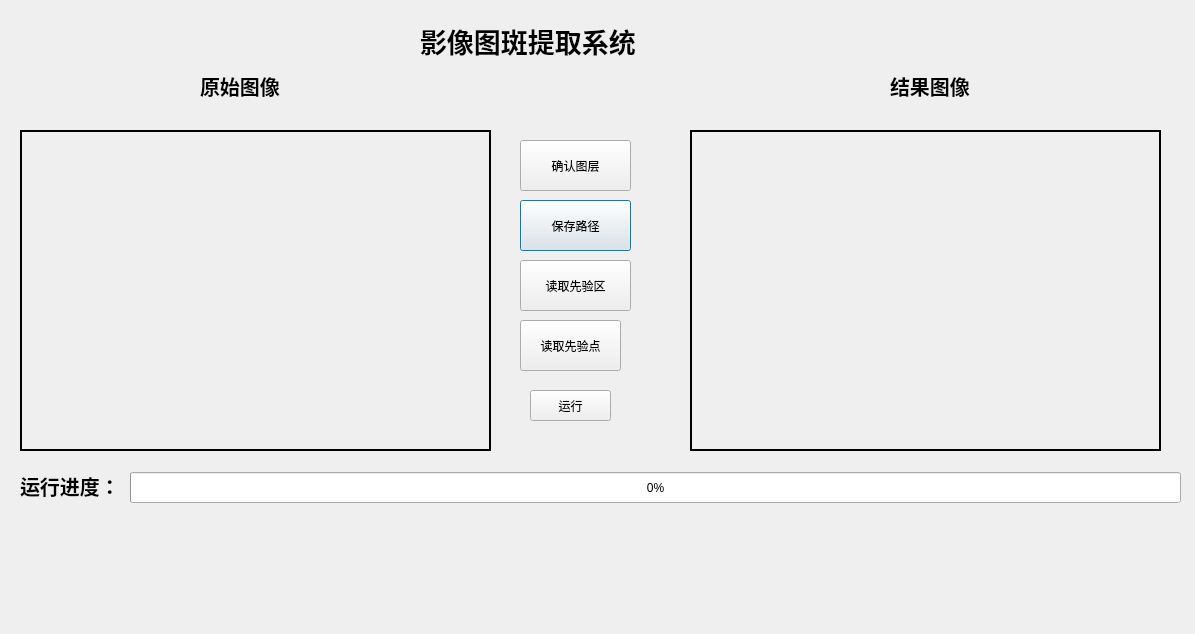
<?xml version="1.0" encoding="UTF-8"?>
<ui version="4.0">
 <class>AIDetectionDialogBase</class>
 <widget class="QDialog" name="AIDetectionDialogBase">
  <property name="geometry">
   <rect>
    <x>0</x>
    <y>0</y>
    <width>1195</width>
    <height>634</height>
   </rect>
  </property>
  <property name="windowTitle">
   <string>Artificial Intelligence Detection</string>
  </property>
  <widget class="QPushButton" name="savePath">
   <property name="geometry">
    <rect>
     <x>520</x>
     <y>200</y>
     <width>111</width>
     <height>51</height>
    </rect>
   </property>
   <property name="text">
    <string>保存路径</string>
   </property>
  </widget>
  <widget class="QPushButton" name="runModel">
   <property name="geometry">
    <rect>
     <x>530</x>
     <y>390</y>
     <width>81</width>
     <height>31</height>
    </rect>
   </property>
   <property name="text">
    <string>运行</string>
   </property>
  </widget>
  <widget class="QPushButton" name="readPoint">
   <property name="geometry">
    <rect>
     <x>520</x>
     <y>320</y>
     <width>101</width>
     <height>51</height>
    </rect>
   </property>
   <property name="text">
    <string>读取先验点</string>
   </property>
  </widget>
  <widget class="QPushButton" name="readBlock">
   <property name="geometry">
    <rect>
     <x>520</x>
     <y>260</y>
     <width>111</width>
     <height>51</height>
    </rect>
   </property>
   <property name="text">
    <string>读取先验区</string>
   </property>
  </widget>
  <widget class="QPushButton" name="selectMap">
   <property name="geometry">
    <rect>
     <x>520</x>
     <y>140</y>
     <width>111</width>
     <height>51</height>
    </rect>
   </property>
   <property name="text">
    <string>确认图层</string>
   </property>
  </widget>
  <widget class="QLabel" name="label">
   <property name="geometry">
    <rect>
     <x>420</x>
     <y>10</y>
     <width>241</width>
     <height>61</height>
    </rect>
   </property>
   <property name="font">
    <font>
     <family>Agency FB</family>
     <pointsize>20</pointsize>
     <weight>75</weight>
     <bold>true</bold>
    </font>
   </property>
   <property name="text">
    <string>影像图斑提取系统</string>
   </property>
  </widget>
  <widget class="QProgressBar" name="progressBar">
   <property name="geometry">
    <rect>
     <x>130</x>
     <y>472</y>
     <width>1051</width>
     <height>31</height>
    </rect>
   </property>
   <property name="value">
    <number>0</number>
   </property>
   <property name="textVisible">
    <bool>true</bool>
   </property>
   <property name="invertedAppearance">
    <bool>false</bool>
   </property>
   <property name="textDirection">
    <enum>QProgressBar::TopToBottom</enum>
   </property>
  </widget>
  <widget class="QLabel" name="label_2">
   <property name="geometry">
    <rect>
     <x>200</x>
     <y>70</y>
     <width>81</width>
     <height>31</height>
    </rect>
   </property>
   <property name="font">
    <font>
     <pointsize>15</pointsize>
     <weight>75</weight>
     <bold>true</bold>
    </font>
   </property>
   <property name="text">
    <string>原始图像</string>
   </property>
  </widget>
  <widget class="QLabel" name="label_3">
   <property name="geometry">
    <rect>
     <x>890</x>
     <y>70</y>
     <width>81</width>
     <height>31</height>
    </rect>
   </property>
   <property name="font">
    <font>
     <pointsize>15</pointsize>
     <weight>75</weight>
     <bold>true</bold>
    </font>
   </property>
   <property name="text">
    <string>结果图像</string>
   </property>
  </widget>
  <widget class="QLabel" name="showP">
   <property name="geometry">
    <rect>
     <x>20</x>
     <y>130</y>
     <width>471</width>
     <height>321</height>
    </rect>
   </property>
   <property name="styleSheet">
    <string notr="true">border:2px solid black;</string>
   </property>
   <property name="text">
    <string/>
   </property>
  </widget>
  <widget class="QLabel" name="showR">
   <property name="geometry">
    <rect>
     <x>690</x>
     <y>130</y>
     <width>471</width>
     <height>321</height>
    </rect>
   </property>
   <property name="styleSheet">
    <string notr="true">border:2px solid black;</string>
   </property>
   <property name="text">
    <string/>
   </property>
  </widget>
  <widget class="QLabel" name="label_4">
   <property name="geometry">
    <rect>
     <x>20</x>
     <y>470</y>
     <width>101</width>
     <height>31</height>
    </rect>
   </property>
   <property name="font">
    <font>
     <pointsize>15</pointsize>
     <weight>75</weight>
     <bold>true</bold>
    </font>
   </property>
   <property name="text">
    <string>运行进度：</string>
   </property>
  </widget>
 </widget>
 <resources/>
 <connections/>
</ui>
